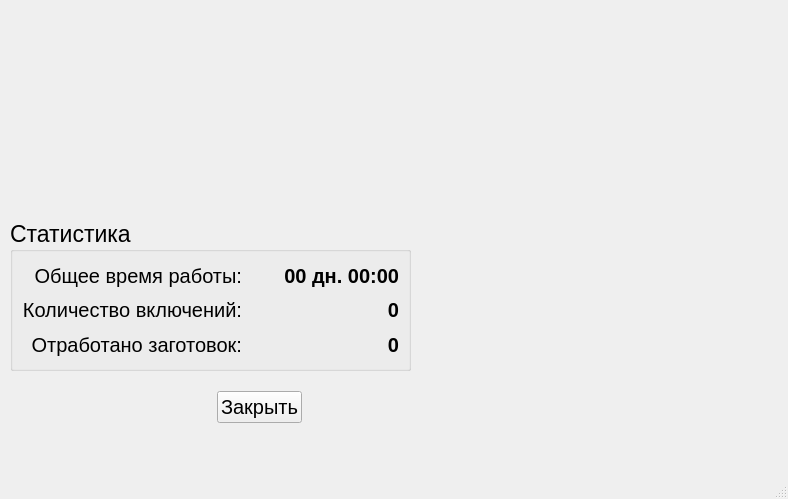
<?xml version="1.0" encoding="UTF-8"?>
<ui version="4.0">
 <class>MainWindow</class>
 <widget class="QMainWindow" name="MainWindow">
  <property name="geometry">
   <rect>
    <x>0</x>
    <y>0</y>
    <width>788</width>
    <height>499</height>
   </rect>
  </property>
  <property name="windowTitle">
   <string>MainWindow</string>
  </property>
  <widget class="QWidget" name="centralwidget">
   <widget class="QGroupBox" name="groupBox">
    <property name="geometry">
     <rect>
      <x>10</x>
      <y>220</y>
      <width>401</width>
      <height>151</height>
     </rect>
    </property>
    <property name="font">
     <font>
      <pointsize>17</pointsize>
     </font>
    </property>
    <property name="title">
     <string>Статистика</string>
    </property>
    <layout class="QGridLayout" name="gridLayout">
     <item row="0" column="0">
      <layout class="QHBoxLayout" name="horizontalLayout_2">
       <item>
        <layout class="QVBoxLayout" name="verticalLayout">
         <item>
          <widget class="QLabel" name="label">
           <property name="font">
            <font>
             <pointsize>15</pointsize>
            </font>
           </property>
           <property name="text">
            <string>Общее время работы:</string>
           </property>
           <property name="alignment">
            <set>Qt::AlignRight|Qt::AlignTrailing|Qt::AlignVCenter</set>
           </property>
          </widget>
         </item>
         <item>
          <widget class="QLabel" name="label_5">
           <property name="font">
            <font>
             <pointsize>15</pointsize>
            </font>
           </property>
           <property name="text">
            <string>Количество включений:</string>
           </property>
           <property name="alignment">
            <set>Qt::AlignRight|Qt::AlignTrailing|Qt::AlignVCenter</set>
           </property>
          </widget>
         </item>
         <item>
          <widget class="QLabel" name="label_3">
           <property name="font">
            <font>
             <pointsize>15</pointsize>
            </font>
           </property>
           <property name="text">
            <string>Отработано заготовок:</string>
           </property>
           <property name="alignment">
            <set>Qt::AlignRight|Qt::AlignTrailing|Qt::AlignVCenter</set>
           </property>
          </widget>
         </item>
        </layout>
       </item>
       <item>
        <layout class="QVBoxLayout" name="verticalLayout_2">
         <item>
          <widget class="QLabel" name="label_2">
           <property name="font">
            <font>
             <pointsize>15</pointsize>
             <weight>75</weight>
             <bold>true</bold>
            </font>
           </property>
           <property name="text">
            <string>00 дн. 00:00</string>
           </property>
           <property name="alignment">
            <set>Qt::AlignRight|Qt::AlignTrailing|Qt::AlignVCenter</set>
           </property>
          </widget>
         </item>
         <item>
          <widget class="QLabel" name="label_4">
           <property name="font">
            <font>
             <pointsize>15</pointsize>
             <weight>75</weight>
             <bold>true</bold>
            </font>
           </property>
           <property name="text">
            <string>0</string>
           </property>
           <property name="alignment">
            <set>Qt::AlignRight|Qt::AlignTrailing|Qt::AlignVCenter</set>
           </property>
          </widget>
         </item>
         <item>
          <widget class="QLabel" name="label_6">
           <property name="font">
            <font>
             <pointsize>15</pointsize>
             <weight>75</weight>
             <bold>true</bold>
            </font>
           </property>
           <property name="text">
            <string>0</string>
           </property>
           <property name="alignment">
            <set>Qt::AlignRight|Qt::AlignTrailing|Qt::AlignVCenter</set>
           </property>
          </widget>
         </item>
        </layout>
       </item>
      </layout>
     </item>
    </layout>
   </widget>
   <widget class="QWidget" name="">
    <property name="geometry">
     <rect>
      <x>170</x>
      <y>390</y>
      <width>178</width>
      <height>34</height>
     </rect>
    </property>
    <layout class="QHBoxLayout" name="horizontalLayout">
     <item>
      <spacer name="horizontalSpacer">
       <property name="orientation">
        <enum>Qt::Horizontal</enum>
       </property>
       <property name="sizeHint" stdset="0">
        <size>
         <width>40</width>
         <height>20</height>
        </size>
       </property>
      </spacer>
     </item>
     <item>
      <widget class="QPushButton" name="pushButton">
       <property name="font">
        <font>
         <pointsize>15</pointsize>
        </font>
       </property>
       <property name="text">
        <string>Закрыть</string>
       </property>
      </widget>
     </item>
     <item>
      <spacer name="horizontalSpacer_2">
       <property name="orientation">
        <enum>Qt::Horizontal</enum>
       </property>
       <property name="sizeHint" stdset="0">
        <size>
         <width>40</width>
         <height>20</height>
        </size>
       </property>
      </spacer>
     </item>
    </layout>
   </widget>
  </widget>
  <widget class="QMenuBar" name="menubar">
   <property name="geometry">
    <rect>
     <x>0</x>
     <y>0</y>
     <width>788</width>
     <height>21</height>
    </rect>
   </property>
  </widget>
  <widget class="QStatusBar" name="statusbar"/>
 </widget>
 <resources/>
 <connections/>
</ui>
